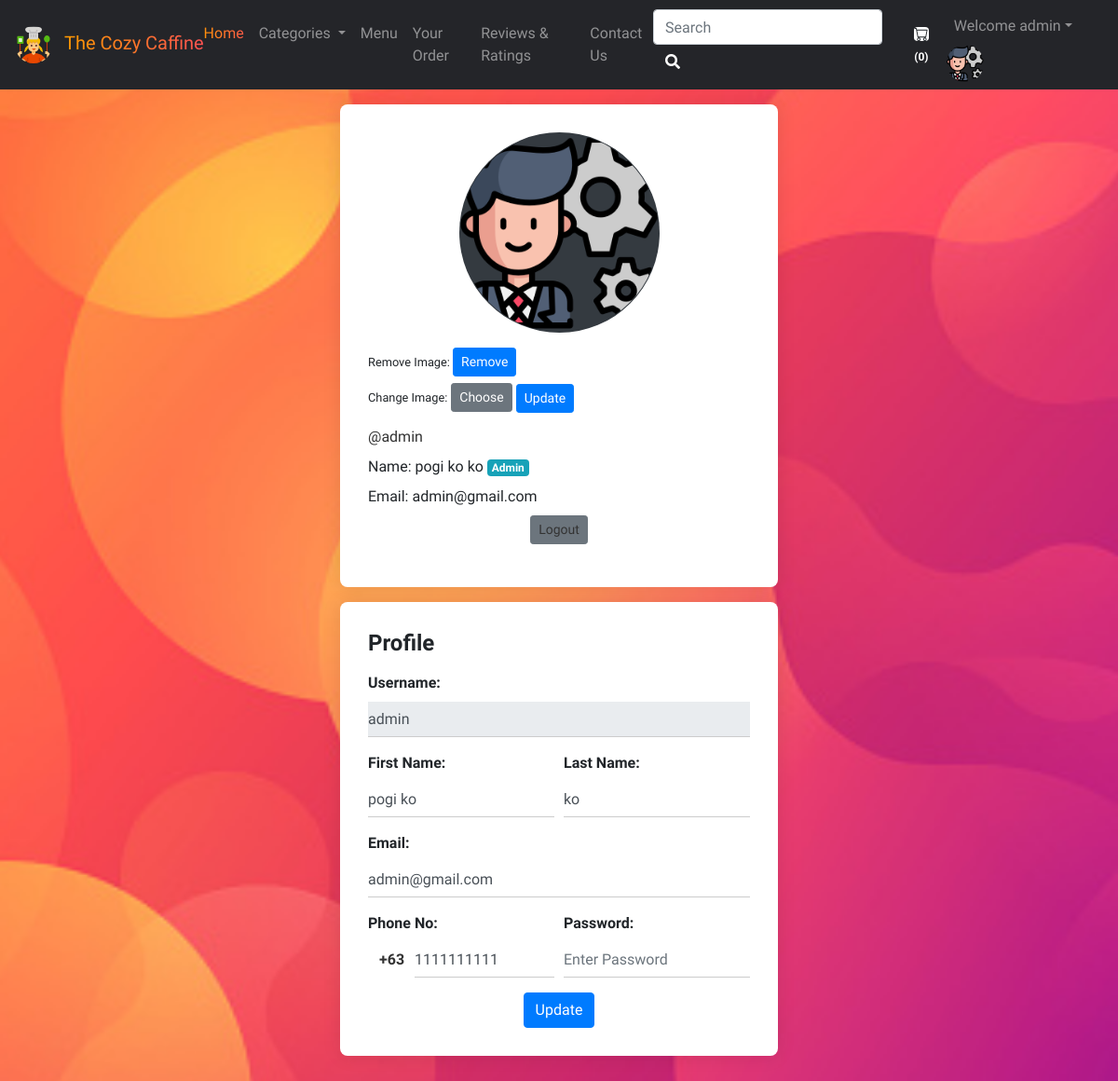
Screenshot of /viewProfile.php (signed in) with the database file from the repository.
### tables this page shows
CREATE TABLE `sitedetail` (
  `tempId` int(11) NOT NULL,
  `systemName` varchar(21) NOT NULL,
  `email` varchar(35) NOT NULL,
  `contact1` bigint(21) NOT NULL,
  `contact2` bigint(21) DEFAULT NULL COMMENT 'Optional',
  `address` text NOT NULL,
  `dateTime` datetime NOT NULL DEFAULT current_timestamp()
);

CREATE TABLE `users` (
  `id` int(21) NOT NULL,
  `username` varchar(21) NOT NULL,
  `firstName` varchar(21) NOT NULL,
  `lastName` varchar(21) NOT NULL,
  `email` varchar(35) NOT NULL,
  `phone` bigint(20) NOT NULL,
  `userType` enum('0','1') NOT NULL DEFAULT '0' COMMENT '0=user\r\n1=admin',
  `password` varchar(255) NOT NULL,
  `joinDate` datetime NOT NULL DEFAULT current_timestamp()
);

### viewProfile.php (the view, shortened to what this page needs)
<!DOCTYPE HTML>
<html lang="en">
<head>
    <link rel="stylesheet" href="https://stackpath.bootstrapcdn.com/bootstrap/4.3.1/css/bootstrap.min.css">
    <link rel="stylesheet" href="https://use.fontawesome.com/releases/v5.7.2/css/all.css">
    <link rel="stylesheet" href="assets/css/custom.css">
</head>
<body>
    <?php include 'partials/_dbconnect.php'; ?>
    <?php require 'partials/_nav.php' ?>
    <?php
    if ($loggedin) {
    ?>
        <div class="container card-container">
            <?php
            $sql = "SELECT * FROM users WHERE id='$userId'";
            $result = mysqli_query($conn, $sql);
            $row = mysqli_fetch_assoc($result);
            $username = $row['username'];
            $firstName = $row['firstName'];
            $lastName = $row['lastName'];
            $email = $row['email'];
            $phone = $row['phone'];
            $userType = $row['userType'];
            if ($userType == 0) {
                $userType = "User";
            } else {
                $userType = "Admin";
            }
            ?>
            <div class="row my-3">
                <div class="col-12 mb-3">
                    <div class="card h-100">
                        <div class="card-body">
                            <div class="text-center">
                                <img class="rounded-circle mb-3 bg-dark" src="img/profile-<?php echo $userId; ?>.jpg" onError="this.src = 'img/profilePic.png'" style="width: 215px; height: 215px; padding: 1px;">
                            </div>
                            <form action="partials/_manageProfile.php" method="POST">
                                <small>Remove Image: </small>
                                <button type="submit" class="btn btn-primary btn-sm" name="removeProfilePic">Remove</button>
                            </form>
                            <form name="upload-form" action="partials/_manageProfile.php" method="POST" enctype="multipart/form-data" style="margin-top: 7px;">
                                <div class="upload-btn-wrapper">
                                    <small>Change Image:</small>
                                    <button class="btn btn-secondary btn-sm">Choose</button>
                                </div>
                                <button type="submit" name="updateProfilePhoto" class="btn btn-primary btn-sm" style="margin-top: -20px;">Update</button>
                            </form>
                            <ul class="list-unstyled">
                                <li class="my-2"><a href="viewProfile.php">@<?php echo $username ?></a></li>
                                <li class="my-2">
                                    <div class="d-flex align-items-center">
                                        <p class="mb-0"><?php echo "Name: " . $firstName . " " . $lastName; ?> <span class="badge badge-info"><?php echo $userType ?></span></p>
                                    </div>
                                </li>
                                <li class="my-2">
                                    <div class="d-flex align-items-center">
                                        <p class="mb-0"><?php echo "Email: " . $email ?></p>
                                    </div>
                                </li>
                                <li class="my-2 text-center"><a href="partials/_logout.php" class="btn btn-secondary btn-sm">Logout</a></li>
                            </ul>
                        </div>
                    </div>
                </div>
                <div class="col-12 mb-3">
                    <div class="card h-100">
                        <div class="card-body">
                            <h2 class="card-title mb-3">Profile</h2>
                            <form action="partials/_manageProfile.php" method="post">
                                <div class="form-group">
                                    <label for="username">Username:</label>
                                    <input class="form-control" id="username" name="username" type="text" disabled value="<?php echo $username ?>">
                                </div>
                                <div class="form-row">
                                    <div class="form-group col-md-6">
                                        <label for="firstName">First Name:</label>
                                        <input type="text" class="form-control" id="firstName" name="firstName" placeholder="First Name" required value="<?php echo $firstName ?>">
                                    </div>
                                    <div class="form-group col-md-6">
                                        <label for="lastName">Last Name:</label>
                                        <input type="text" class="form-control" id="lastName" name="lastName" placeholder="Last name" required value="<?php echo $lastName ?>">
                                    </div>
                                </div>
                                <div class="form-group">
                                    <label for="email">Email:</label>
                                    <input type="email" class="form-control" id="email" name="email" placeholder="Enter Your Email" required value="<?php echo $email ?>">
                                </div>
                                <div class="form-row">
                                    <div class="form-group col-md-6">
                                        <label for="phone">Phone No:</label>
                                        <div class="input-group">
                                            <div class="input-group-prepend">
                                                <span class="input-group-text" id="basic-addon">+63</span>
                                            </div>
                                            <input type="tel" class="form-control" id="phone" name="phone" placeholder="Enter Your Phone Number" required pattern="[0-9]{10}" maxlength="10" value="<?php echo $phone ?>">
                                        </div>
                                    </div>
                                    <div class="form-group col-md-6">
                                        <label for="password">Password:</label>
                                        <input class="form-control" id="password" name="password" placeholder="Enter Password" type="password" required minlength="4" maxlength="21" data-toggle="password">
                                    </div>
                                </div>
                                <div class="text-center">
                                    <button type="submit" name="updateProfileDetail" class="btn btn-primary">Update</button>
                                </div>
                            </form>
                        </div>
                    </div>
                </div>
            </div>
        </div>
    <?php
    }
    ?>
</body>
</html>

### partials/_nav.php (shortened to what this page needs)
<?php
if (isset($_SESSION['loggedin']) && $_SESSION['loggedin'] == true) {
  $loggedin = true;
  $userId = $_SESSION['userId'];
  $username = $_SESSION['username'];
} else {
  $loggedin = false;
  $userId = 0;
}
$sql = "SELECT * FROM `sitedetail`";
$result = mysqli_query($conn, $sql);
$row = mysqli_fetch_assoc($result);
$systemName = $row['systemName'];
$countsql = "SELECT SUM(`itemQuantity`) FROM `viewcart` WHERE `userId`=$userId";
$countresult = mysqli_query($conn, $countsql);
$countrow = mysqli_fetch_assoc($countresult);
$count = $countrow['SUM(`itemQuantity`)'];
if (!$count) {
  $count = 0;
}
echo '<style>
.navbar-dark .navbar-nav .nav-link:hover {
  background-image: linear-gradient(to right, #ff9a00, #ff5252);
  background-clip: text;
  -webkit-background-clip: text;
  -webkit-text-fill-color: transparent;
  transition: 0.5s;
}
.home a{
  color: linear-gradient(to right, #ff9a00, #ff5252);
}
</style>
<nav class="navbar navbar-expand-lg navbar-dark navBg ">
<a class="navbar-brand mb-1 mt-1" href="index.php">
<img src="partials/uploads/cooking.png" alt="Company Logo" class="company-logo">
<span class="company-name ml-2" style="background-clip: text; -webkit-background-clip: text; -webkit-text-fill-color: transparent; background-image: linear-gradient(to right, #ff9a00, #ff5252);">' . $systemName . '</span>
</a>
      <button class="navbar-toggler" type="button" data-toggle="collapse" data-target="#navbarSupportedContent" aria-controls="navbarSupportedContent" aria-expanded="false" aria-label="Toggle navigation">
        <span class="navbar-toggler-icon"></span>
      </button>
      <div class="collapse navbar-collapse" id="navbarSupportedContent">
        <ul class="navbar-nav mr-auto">
          <li class="nav-item active home">
            <a class="nav-link" href="index.php" style="background-clip: text; -webkit-background-clip: text; -webkit-text-fill-color: transparent; background-image: linear-gradient(to right, #ff9a00, #ff5252);">Home<span class="sr-only">(current)</span></a>
          </li>
          <li class="nav-item dropdown">
            <a class="nav-link dropdown-toggle" href="#" id="navbarDropdown" role="button" data-toggle="dropdown" aria-haspopup="true" aria-expanded="false">
              Categories
            </a>
            <div class="dropdown-menu" aria-labelledby="navbarDropdown">';
echo '</div>
          </li>
          <li class="nav-item">
            <a class="nav-link" href="about.php">Menu</a>
          </li>
          <li class="nav-item">
            <a class="nav-link" href="viewOrder.php">Your Order</a>
          </li>
          <li class="nav-item">
          <a class="nav-link" href="reviews.php">Reviews & Ratings</a>
        </li>
        <li class="nav-item">
            <a class="nav-link" href="contact.php">Contact Us</a>
          </li>
        </ul>
        <div class="search-wrapper">
           <form method="get" action="search.php" class="form-inline searchForm">
            <div class="search-input">
              <input class="form-control mr-sm-2" type="search" name="search" id="search" placeholder="Search" aria-label="Search" required>
            </div>
            <button class="btn" id="textBtn" type="submit"><i class="fas fa-search"></i></button>
          </form>
        </div>
';
echo '<a href="viewCart.php">
        <button type="button" class="btn" title="MyCart">
          <svg xmlns="img/cart.svg" width="16" height="15" fill="currentColor" class="bi bi-cart cart " viewBox="0 0 16 16">
            <path d="M0 1.5A.5.5 0 0 1 .5 1H2a.5.5 0 0 1 .485.379L2.89 3H14.5a.5.5 0 0 1 .491.592l-1.5 8A.5.5 0 0 1 13 12H4a.5.5 0 0 1-.491-.408L2.01 3.607 1.61 2H.5a.5.5 0 0 1-.5-.5zM3.102 4l1.313 7h8.17l1.313-7H3.102zM5 12a2 2 0 1 0 0 4 2 2 0 0 0 0-4zm7 0a2 2 0 1 0 0 4 2 2 0 0 0 0-4zm-7 1a1 1 0 1 1 0 2 1 1 0 0 1 0-2zm7 0a1 1 0 1 1 0 2 1 1 0 0 1 0-2z"/>
            </svg>   <span id="textBtn"><span id="count"> (' . $count . ')</span>
        </button></a>';
if ($loggedin) {
  echo '<div class="d-flex flex-wrap justify-content">
  <ul class="navbar-nav mr-2">
    <li class="nav-item dropdown">
      <a class="nav-link dropdown-toggle" href="#" id="navbarDropdown" role="button" data-toggle="dropdown"> Welcome ' . $username . '</a>
      <div class="dropdown-menu" aria-labelledby="navbarDropdown">
        <a class="dropdown-item" href="partials/_logout.php">Logout</a>
      </div>
    </li>
  </ul>
  <div class="text-center image-size-small position-relative">
    <a href="viewProfile.php"><img src="img/profile-' . $userId . '.jpg" class="rounded-circle" onError="this.src = \'img/profilePic.png\'" style="width:40px; height:40px"></a>
  </div>
</div>
';
} else {
  echo '
          <button type="button" class="btn"  data-toggle="modal" data-target="#loginModal"><span id="textBtn">Login</span></button>
          <button type="button" class="btn textBtn"  data-toggle="modal" data-target="#signupModal"><span id="textBtn">SignUp</span></button>';
}
echo '</div>
    </nav>';

### assets/css/custom.css (style rules this page uses)
body { background: linear-gradient( 180deg, rgba(0, 0, 0, 1) 0%, rgba(0, 0, 0, 0.8) 100% ); }
* { font-family: 'Cherry Cream Soda', cursive; }
#textBtn { background: white; -webkit-background-clip: text; -webkit-text-fill-color: transparent; font-weight: bold; }
.upload-btn-wrapper { position: relative; overflow: hidden; display: inline-block; }
.cart { background: white; border-radius: 25%; }
.company-logo { max-width: 100%; border-radius: 25px; height: auto; max-height: 40px; }
#count { font-size: 12px; }
.navBg { background-color: #242529; }

### viewProfile.php (style rules this page uses)
body { background-image: url(img/bgcontatct.jpg); background-position: center; background-size: cover; background-repeat: no-repeat; height: 100%; margin: 0; }
.card-container { max-width: 500px; margin: 0 auto; }
.card-container .card { border: none; border-radius: 8px; box-shadow: 0 0 20px rgba(0, 0, 0, 0.1); background-color: #fff; }
.card-container .card .card-body { padding: 30px; }
.card-container .card .card-title { font-size: 24px; font-weight: bold; margin-bottom: 20px; }
.card-container .card ul { list-style-type: none; padding-left: 0; }
.card-container .card ul li { margin-bottom: 10px; }
.card-container .card ul li a { text-decoration: none; color: #333; }
.card-container .card .form-group label { font-weight: bold; }
.card-container .card .form-group .input-group-prepend { background-color: transparent; border: none; }
.card-container .card .form-group .input-group-text { background-color: transparent; border: none; color: #333; font-weight: bold; }
.card-container .card .form-group .form-control { border: none; border-radius: 0; box-shadow: none; border-bottom: 1px solid #ccc; padding: 10px 0; transition: border-color 0.3s ease-in-out; }

### partials/_nav.php (style rules this page uses)
.home a { color: linear-gradient(to right, #ff9a00, #ff5252); }

### rows the page displays
sitedetail: systemName "The Cozy Caffine"
users: username "admin", firstName "pogi ko", lastName "ko", userType "Admin", email "admin@gmail.com", phone "1111111111"

### other values shown
$count "0"
$username "admin"
